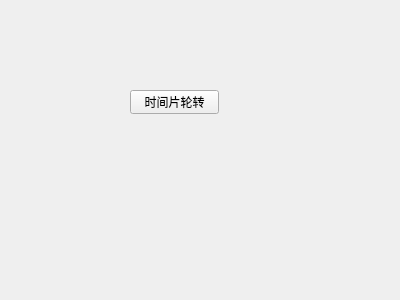
<?xml version="1.0" encoding="UTF-8"?>
<ui version="4.0">
 <class>ModelWidget</class>
 <widget class="QWidget" name="ModelWidget">
  <property name="geometry">
   <rect>
    <x>0</x>
    <y>0</y>
    <width>400</width>
    <height>300</height>
   </rect>
  </property>
  <property name="windowTitle">
   <string>Form</string>
  </property>
  <widget class="QPushButton" name="pushButton">
   <property name="geometry">
    <rect>
     <x>130</x>
     <y>90</y>
     <width>89</width>
     <height>24</height>
    </rect>
   </property>
   <property name="text">
    <string>时间片轮转</string>
   </property>
  </widget>
 </widget>
 <resources/>
 <connections/>
</ui>
